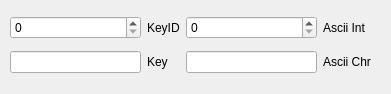
<?xml version="1.0" encoding="UTF-8"?>
<ui version="4.0">
 <class>Form</class>
 <widget class="QWidget" name="Form">
  <property name="geometry">
   <rect>
    <x>0</x>
    <y>0</y>
    <width>391</width>
    <height>94</height>
   </rect>
  </property>
  <property name="windowTitle">
   <string>Form</string>
  </property>
  <widget class="GlobalKey" name="globalkey">
   <property name="geometry">
    <rect>
     <x>390</x>
     <y>60</y>
     <width>150</width>
     <height>46</height>
    </rect>
   </property>
  </widget>
  <widget class="QWidget" name="layoutWidget">
   <property name="geometry">
    <rect>
     <x>10</x>
     <y>10</y>
     <width>361</width>
     <height>71</height>
    </rect>
   </property>
   <layout class="QGridLayout" name="gridLayout">
    <item row="0" column="0">
     <widget class="QSpinBox" name="spinBox"/>
    </item>
    <item row="0" column="1">
     <widget class="QLabel" name="label">
      <property name="text">
       <string>KeyID</string>
      </property>
     </widget>
    </item>
    <item row="0" column="2">
     <widget class="QSpinBox" name="spinBox_2"/>
    </item>
    <item row="0" column="3">
     <widget class="QLabel" name="label_3">
      <property name="text">
       <string>Ascii Int</string>
      </property>
     </widget>
    </item>
    <item row="1" column="0">
     <widget class="QLineEdit" name="lineEdit"/>
    </item>
    <item row="1" column="1">
     <widget class="QLabel" name="label_2">
      <property name="text">
       <string>Key</string>
      </property>
     </widget>
    </item>
    <item row="1" column="2">
     <widget class="QLineEdit" name="lineEdit_2"/>
    </item>
    <item row="1" column="3">
     <widget class="QLabel" name="label_4">
      <property name="text">
       <string>Ascii Chr</string>
      </property>
     </widget>
    </item>
   </layout>
  </widget>
 </widget>
 <customwidgets>
  <customwidget>
   <class>GlobalKey</class>
   <extends>QWidget</extends>
   <header>SmartFramework.events.GlobalKey</header>
  </customwidget>
 </customwidgets>
 <resources/>
 <connections>
  <connection>
   <sender>globalkey</sender>
   <signal>Key(QString)</signal>
   <receiver>lineEdit</receiver>
   <slot>setText(QString)</slot>
   <hints>
    <hint type="sourcelabel">
     <x>109</x>
     <y>40</y>
    </hint>
    <hint type="destinationlabel">
     <x>117</x>
     <y>158</y>
    </hint>
   </hints>
  </connection>
  <connection>
   <sender>globalkey</sender>
   <signal>KeyID(int)</signal>
   <receiver>spinBox</receiver>
   <slot>setValue(int)</slot>
   <hints>
    <hint type="sourcelabel">
     <x>125</x>
     <y>44</y>
    </hint>
    <hint type="destinationlabel">
     <x>133</x>
     <y>106</y>
    </hint>
   </hints>
  </connection>
  <connection>
   <sender>globalkey</sender>
   <signal>Ascii(int)</signal>
   <receiver>spinBox_2</receiver>
   <slot>setValue(int)</slot>
   <hints>
    <hint type="sourcelabel">
     <x>183</x>
     <y>45</y>
    </hint>
    <hint type="destinationlabel">
     <x>264</x>
     <y>105</y>
    </hint>
   </hints>
  </connection>
  <connection>
   <sender>globalkey</sender>
   <signal>Ascii(QString)</signal>
   <receiver>lineEdit_2</receiver>
   <slot>setText(QString)</slot>
   <hints>
    <hint type="sourcelabel">
     <x>205</x>
     <y>52</y>
    </hint>
    <hint type="destinationlabel">
     <x>253</x>
     <y>151</y>
    </hint>
   </hints>
  </connection>
 </connections>
</ui>
